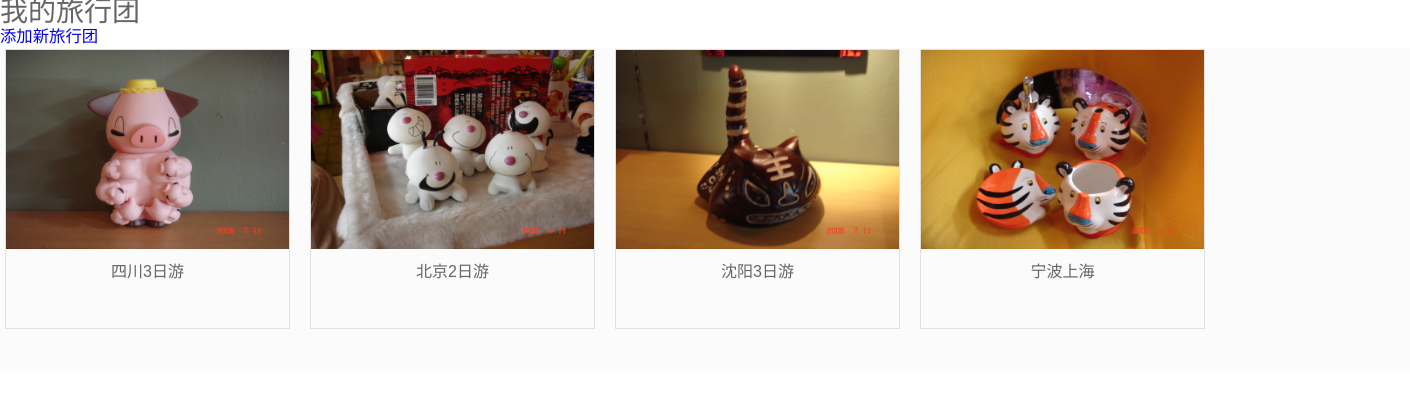
Page /topics/ (signed in) on the earlier database version.
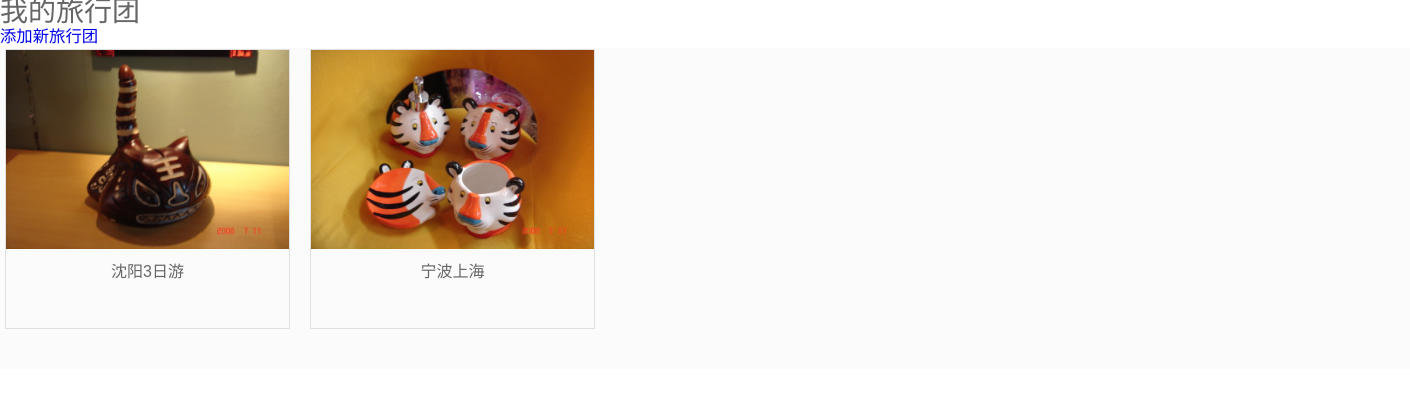
Same page on the later database version.
### learning_logs/models.py (models this page shows)
class Topic(models.Model):
    tour_name = models.CharField('旅行团名称', max_length=100)
    route1 = models.CharField('行程1', max_length=200, null=True, blank=True)
    route2 = models.CharField('行程2', max_length=200, null=True, blank=True)
    route3 = models.CharField('行程3', max_length=200, null=True, blank=True)
    route4 = models.CharField('行程4', max_length=200, null=True, blank=True)
    route5 = models.CharField('行程5', max_length=200, null=True, blank=True)
    date_added = models.DateField('建立时间', auto_now_add=True)
    date_start = models.DateField('出发日期')
    img = models.ImageField('图片', upload_to='img', max_length=200)
    img_name = models.CharField('图片名称', max_length=20,null=True, blank=True)
    text = models.CharField('旅行团备注', max_length=200, null=True, blank=True, default="")
    owner = models.ForeignKey(User, on_delete=models.CASCADE)
    def __str__(self):
        return self.tour_name
    class Meta:
        verbose_name = '旅行团'
        verbose_name_plural = '旅行团'

### learning_logs/views.py (the view)
# urls.py: path('topics/', views.topics, name='topics'),
@login_required
def topics(request):
    topics = Topic.objects.filter(owner=request.user).order_by('date_added')
    context = {'topics': topics}
    return render(request, 'learning_logs/topics.html', context)

### templates/learning_logs/topics.html (shortened to what this page needs)
{% load staticfiles %}
<!DOCTYPE html>
<html lang="en">
<head>
</head>
<body>
{% block header %}
    <h1>我的旅行团</h1>
    <h3><a href="{% url 'learning_logs:new_topic' %}">添加新旅行团 </a></h3>
{% endblock %}
<div class="mainC">
    <div class="mainC_wrap clearfix">
        <div class="auctionList_gorup marginB10 pstat">
            <ul class="clearfix">
                {% for topic in topics %}
                    <li>
                    <a href="{% url 'learning_logs:topic' topic.id %}">
                    <img src="{{ topic.img.url }}">
                        <h3 style="text-align: center;">{{ topic }}</h3>
                    </a>
                    </li>
                {% endfor %}
            </ul>
        </div>
    </div>
</div>
<link href="{% static 'learning_logs/list_files/style.css' %}" rel="stylesheet">
</body>
</html>

Differences in the rows shown:
removed Topic: img (picture), tour_name "四川3日游"
removed Topic: img (picture), tour_name "北京2日游"
